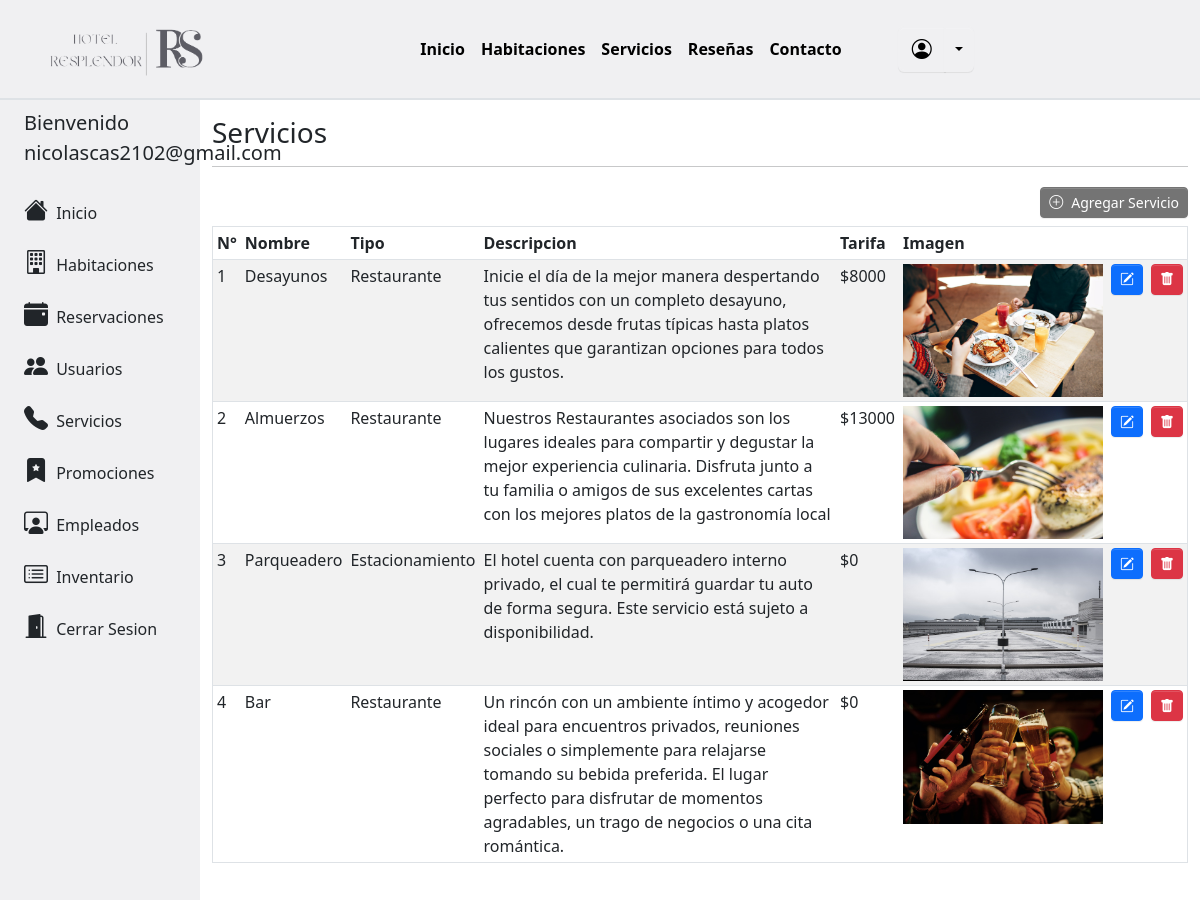
Screenshot of /adminServicios/listar.php (signed in) with the database file from the repository.
### tables this page shows
CREATE TABLE `servicio` (
  `id_servicio` int(11) NOT NULL,
  `id_categoria_servicio` int(11) NOT NULL,
  `nombre_servicio` varchar(25) NOT NULL,
  `descripcion_servicio` text NOT NULL,
  `tarifa_servicio` int(11) NOT NULL,
  `imagen_servicio` text NOT NULL
);

CREATE TABLE `categoria_servicio` (
  `id_categoria_servicio` int(11) NOT NULL,
  `categoria_servicio` varchar(25) NOT NULL
);

### adminServicios/listar.php (the view, shortened to what this page needs)
<!DOCTYPE html>
<html>
    <head>
        <link rel="stylesheet" href="../css/custom.css">
        <link rel="stylesheet" href="../libs/bootstrap-icons/bootstrap-icons.css">
        <link href="https://cdn.datatables.net/v/bs5/dt-1.13.4/datatables.min.css" rel="stylesheet"/>
        <link href="https://cdn.jsdelivr.net/npm/bootstrap@5.3.0-alpha3/dist/css/bootstrap.min.css" rel="stylesheet">
    </head>
    <body>
        <?php
            include '../modules/menu.php';
        ?>
        <div class="container-fluid">
            <div class="row flex-nowrap">
                <?php
                    include '../modules/sidebar_admin.php';
                ?>
                <div class="col-xl-10 col-sm-8 col-md-9 py-3">
                    <h3>Servicios</h3>
                    <hr>
                    <div class="row mb-2">
                        <div class="col-lg-12 col-sm-12 text-end">
                            <a class='btn btn-info btn-sm mt-1' href='http://localhost/hotel/adminServicios/registrar.php' type='submit' id='btnActualizar' value='".$fila["id_habitacion"]."'><i class='bi bi-plus-circle me-2'></i>Agregar Servicio</a>
                        </div>
                    </div>
                    <?php
                        $conexion = new Conexion();
                        $con = $conexion->conectarDB();
                        $sql = "SELECT s.id_servicio, s.nombre_servicio, s.descripcion_servicio, s.imagen_servicio, s.tarifa_servicio, c.categoria_servicio
                        FROM servicio s JOIN categoria_servicio c
                        ON s.id_categoria_servicio = c.id_categoria_servicio
                        WHERE s.nombre_servicio!='Sin servicio'
                        ORDER BY id_servicio";
                        $resultset = $con->query($sql);
                    ?>
                    <table class="table table-hover table-striped border table-sm" id="tabla" >
                        <thead>
                            <tr><th>N°</th><th>Nombre</th><th>Tipo</th><th>Descripcion</th><th>Tarifa</th><th>Imagen</th><th></th><th></th></tr>
                        </thead>
                        <tbody>
                        <?php
                            if($resultset->num_rows>0){
                                while($fila = $resultset->fetch_assoc()){
                                    echo "<tr id='tabla' class='articulo'><td>".$fila["id_servicio"]."</td><td>".$fila["nombre_servicio"]."</td><td>".$fila["categoria_servicio"]."</td><td>".$fila["descripcion_servicio"]."</td><td>$".$fila["tarifa_servicio"]."</td><td> <img src='".$fila["imagen_servicio"]."'  class='img-fluid' style='max-width:200px'> </td>
                                    <td><a class='btn btn-primary btn-sm' href='http://localhost/hotel/adminServicios/actualizar.php?id=".$fila['id_servicio']."' type='submit' id='btnActualizar' value='".$fila["id_servicio"]."'><i class='bi bi-pencil-square'></i> </a></td>
                                    <td><button class='btn btn-danger btn-sm' type='submit' id='btnEliminar' onclick='confirmar(this.value)' value='".$fila["id_servicio"]."'><i class='bi bi-trash-fill'></i></button></td></tr>";
                                }
                            }
                        ?>
                        </tbody>
                    </table>
                </div>
            </div>
        </div>
    </body>
</html>

### rows the page displays
servicio: id_servicio "1", nombre_servicio "Desayunos", id_categoria_servicio.categoria_servicio "Restaurante", descripcion_servicio "Inicie el día de la mejor manera despertando tus sentidos con un completo desayuno, ofrecemos desde frutas típicas hasta platos calientes que garantizan opciones para todos los gustos.", tarifa_servicio "8000", imagen_servicio (picture)
servicio: id_servicio "2", nombre_servicio "Almuerzos", id_categoria_servicio.categoria_servicio "Restaurante", descripcion_servicio "Nuestros Restaurantes asociados son los lugares ideales para compartir y degustar la mejor experiencia culinaria. Disfruta junto a tu familia o amigos de sus excelentes cartas con los mejores platos de la gastronomía local", tarifa_servicio "13000", imagen_servicio (picture)
servicio: id_servicio "3", nombre_servicio "Parqueadero", id_categoria_servicio.categoria_servicio "Estacionamiento", descripcion_servicio "El hotel cuenta con parqueadero interno privado, el cual te permitirá guardar tu auto de forma segura. Este servicio está sujeto a disponibilidad.", tarifa_servicio "0", imagen_servicio (picture)
servicio: id_servicio "4", nombre_servicio "Bar", id_categoria_servicio.categoria_servicio "Restaurante", descripcion_servicio "Un rincón con un ambiente íntimo y acogedor ideal para encuentros privados, reuniones sociales o simplemente para relajarse tomando su bebida preferida. El lugar perfecto para disfrutar de momentos agradables, un trago de negocios o una cita romántica.", tarifa_servicio "0", imagen_servicio (picture)

### other values shown
$_SESSION["Admin"] "nicolascas2102@gmail.com"
